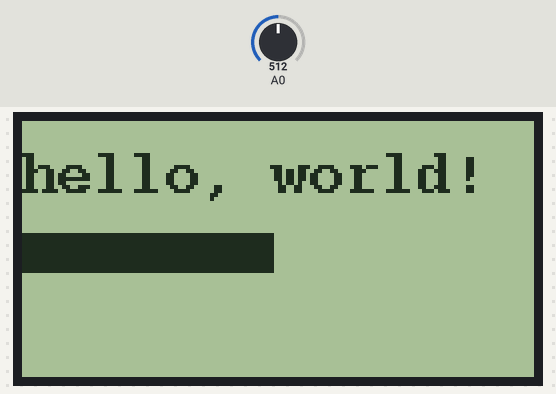
This program was run on a simulated Arduino Uno, built with avr-gcc and run on an emulated ATmega328P. Parts: 128×64 one-colour display. The inputs (shaded band) are chosen by the test bench; at power-on: A0 = 512.

Above: at 1.2 s.
1.3 s: A0 set to 716
At 2.4 s:
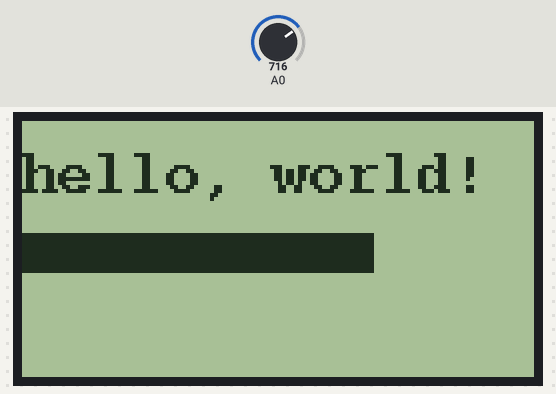
2.8 s: A0 set to 900
At 4.1 s:
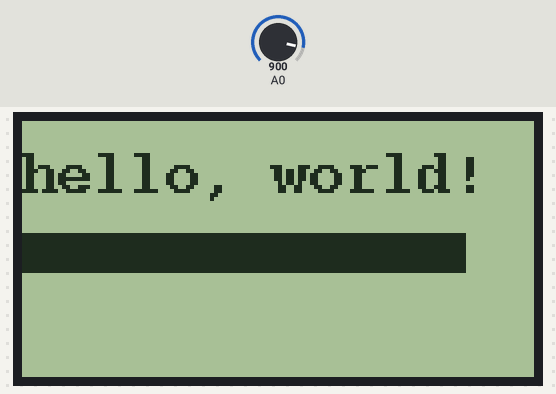
4.4 s: A0 set to 1023
At 5.8 s:
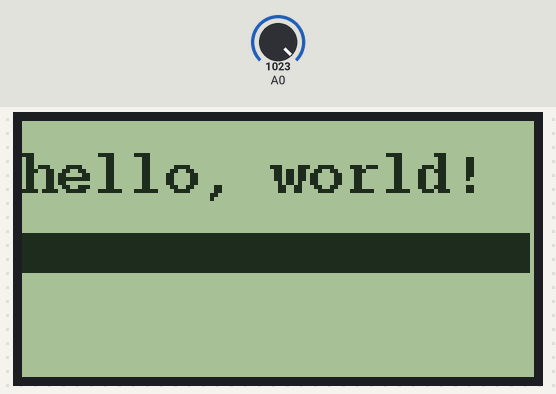
Timing chart, 0 to 7.4 s (numbered marks = the images above; inputs shaded):
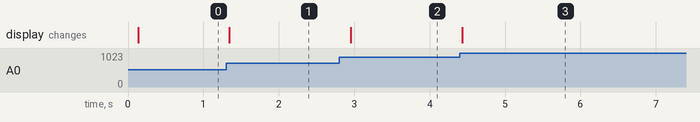

Measured:
- after the input at 1.3 s, the display: changes at once (image 1)
- after the input at 2.8 s, the display: changes after 0.15 s (image 2)
- after the input at 4.4 s, the display: changes at once (image 3)

The program:

main.cpp
```cpp
#include "Arduino.h"
#include "U8glib.h"

// pio lib install "U8glib"

U8GLIB_ST7920_128X64_1X u8g(12, 11, 10);	// Enable, RW , RS
void draw();
void ST9720_Display();

void setup()
{
    Serial.begin(9600);
    u8g.setFont(u8g_font_8x13);
    u8g.setColorIndex(1); // pixel on
}

void draw() {
  u8g.setFont(u8g_font_courB10); // https://github.com/olikraus/u8glib/wiki/fontgroupadobex11
  u8g.drawStr(0, 18, "hello, world!"); //
  byte val = map(analogRead(A0), 0, 1023, 0, 127);
  u8g.drawBox(0, 28, val, 10);
}

void ST9720_Display()
{
    u8g.firstPage();
    do {
        draw();
    } while( u8g.nextPage() );
}

void loop()
{
    ST9720_Display();
}
```
